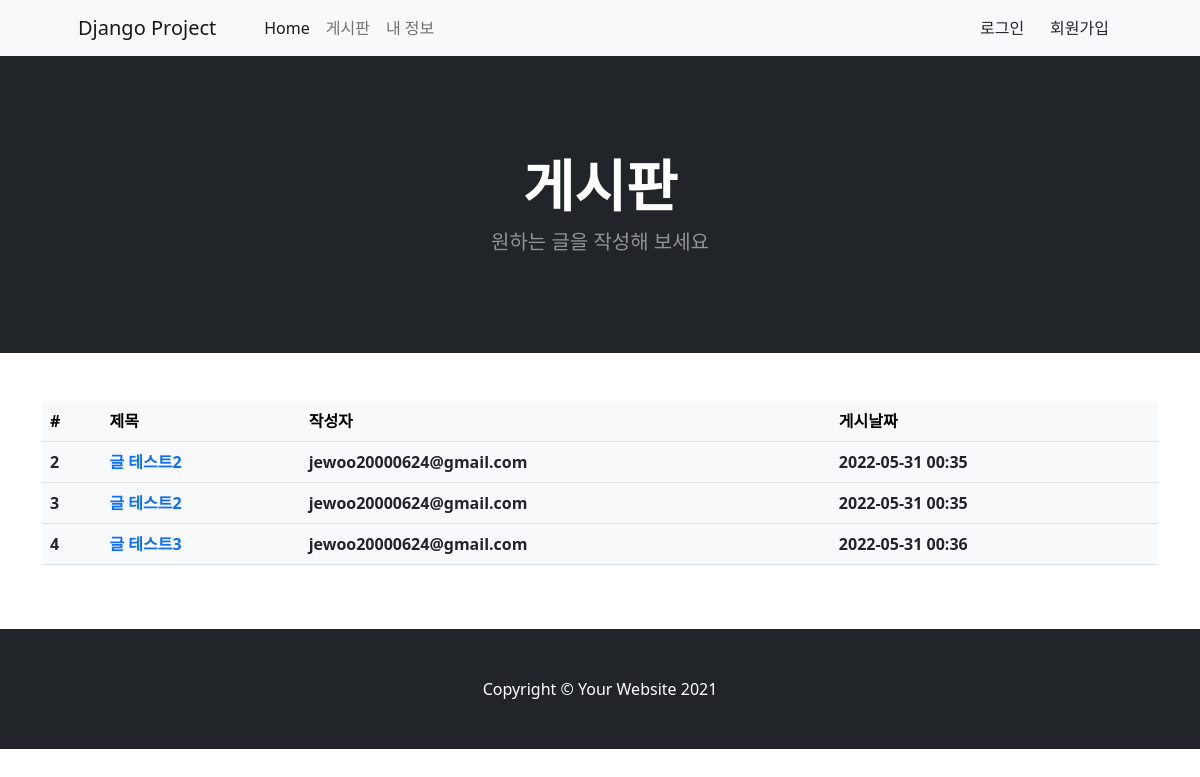
Page /mypage/ (signed in) on the committed database.
### post/models.py (models this page shows, shortened)
class Post(models.Model):
    user = models.ForeignKey(
        'user.User', on_delete=models.CASCADE, verbose_name='작성자')
    title = models.CharField(max_length=64, verbose_name='제목')
    contents = models.TextField(verbose_name='내용')
    register_date = models.DateTimeField(
        auto_now_add=True, verbose_name='등록날짜')
    class Meta:
        db_table = 'Post'
        verbose_name = '글'
        verbose_name_plural = '글'

### user/models.py (models this page shows)
class User(models.Model):
    email = models.EmailField(verbose_name='이메일', unique=True)
    password = models.CharField(max_length=64, verbose_name='비밀번호')
    register_date = models.DateTimeField(
        auto_now_add=True, verbose_name='등록날짜')
    def __str__(self):
        return self.email
    class Meta:
        db_table = 'User'
        verbose_name = '사용자'
        verbose_name_plural = '사용자'

### user/views.py (the view)
# urls.py: path('mypage/', MyPage.as_view())
@method_decorator(login_required, name='dispatch')
class MyPage(ListView):  # 사용자가 지금까지 작성한 글을 보여주는 view
    template_name = 'mypage.html'
    def get_queryset(self, **kwargs):
        queryset = Post.objects.filter(
            user__email=self.request.session.get('user'))
        return queryset

### user/templates/mypage.html (shortened to what this page needs)
{% extends "base.html" %}
{% load humanize %}

### post/templates/base.html (shortened to what this page needs)
<!DOCTYPE html>
<html lang="en">
<head>
    <link href="https://cdn.jsdelivr.net/npm/bootstrap@5.2.0-beta1/dist/css/bootstrap.min.css" rel="stylesheet"
>
</head>
<body>
    <nav class="navbar navbar-expand-lg navbar-light bg-light">
        <div class="container px-4 px-lg-5">
            <a class="navbar-brand" href="#!">Django Project</a>
            <div class="collapse navbar-collapse" id="navbarSupportedContent">
                <ul class="navbar-nav me-auto mb-2 mb-lg-0 ms-lg-4">
                    <li class="nav-item"><a class="nav-link active" aria-current="page" href="#!">Home</a></li>
                    <li class="nav-item"><a class="nav-link" href="#!">게시판</a></li>
                    <li class="nav-item"><a class="nav-link" href="#!">내 정보</a></li>
                </ul>
                <form class="d-flex">
                    <button class="btn" type="submit">
                        로그인
                    </button>
                    <button class="btn" type="submit">
                        회원가입
                    </button>
                </form>
            </div>
        </div>
    </nav>
    <header class="bg-dark py-5">
        <div class="container px-4 px-lg-5 my-5">
            <div class="text-center text-white">
                <h1 class="display-4 fw-bolder">게시판</h1>
                <p class="lead fw-normal text-white-50 mb-0">원하는 글을 작성해 보세요</p>
            </div>
        </div>
    </header>
    <div class="container mb-lg-5">
        <div class="row mt-5">
            <div class="col-12">
                <table class="table table-light">
                    <thead class="thead-light">
                        <tr>
                            <th scope="col">#</th>
                            <th scope="col">제목</th>
                            <th scope="col">작성자</th>
                            <th scope="col">게시날짜</th>
                        </tr>
                    </thead>
                    <tbody class="text-dark">
                        {% for post in object_list %}
                        <tr>
                            <th scope="row">{{ post.id }}</th>
                            <th><a href="/board/{{ post.id }}/" style="text-decoration: none;">{{ post.title }}</a></th>
                            <th>{{ post.user }}</th>
                            <th>{{ post.register_date|date:'Y-m-d H:i' }}</th>
                        </tr>
                        {% endfor %}
                    </tbody>
                </table>
            </div>
        </div>
    </div>
    <footer class="py-5 bg-dark">
        <div class="container">
            <p class="m-0 text-center text-white">Copyright &copy; Your Website 2021</p>
        </div>
    </footer>
</body>
</html>

### rows in the picture
Post: id "2", title "글 테스트2", user "jewoo20000624@gmail.com", register_date "2022-05-31 00:35"
Post: id "3", title "글 테스트2", user "jewoo20000624@gmail.com", register_date "2022-05-31 00:35"
Post: id "4", title "글 테스트3", user "jewoo20000624@gmail.com", register_date "2022-05-31 00:36"
